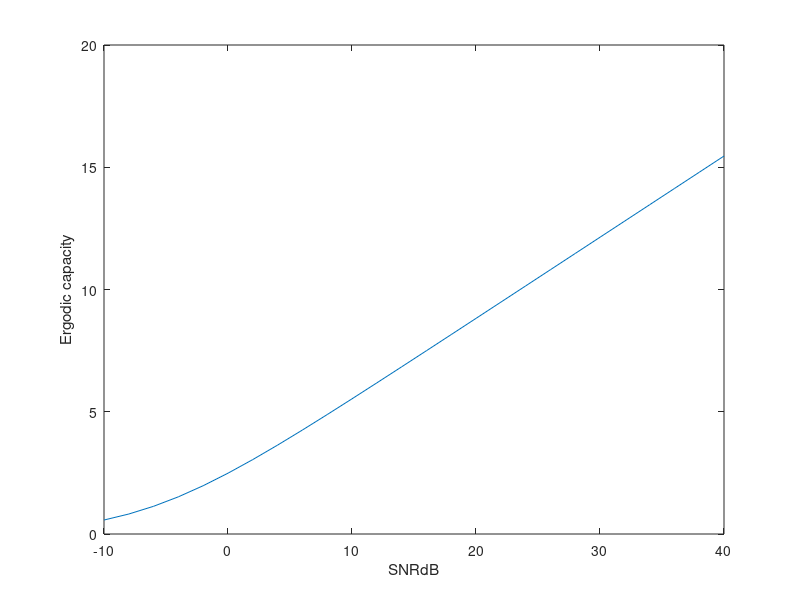

MATLAB code for this plot:
%% Plot the ergodic capacity of single-input multiple-output (SIMO) channel

NT = 1; % Number of transmit antennas
NR = 5; % Number of receive antennas
N = 1000; % Number of iterations
SNR_dB = -10:2:40; % SNR in dB scale
SNR_linear = 10.^(SNR_dB/10);
% Create a variable to store capacity values
C = zeros(length(SNR_dB),1000);
% Calculate capacity for each SNR and each iteration
for j =1:N
h(:,j) = 1/sqrt(2) .* (randn(NR,1) + 1i*randn(NR,1));
end

for i=1:length(SNR_dB)
    for j=1:N
    C(i,j) = log2(1 + ((norm(h(:,j))^2))* SNR_linear(i) );
    end
end

CE = sum(C,2)/N;
% Plot Capacity vs SNR in dB

plot(SNR_dB,CE); hold on;
xlabel('SNRdB');
ylabel('Ergodic capacity');
